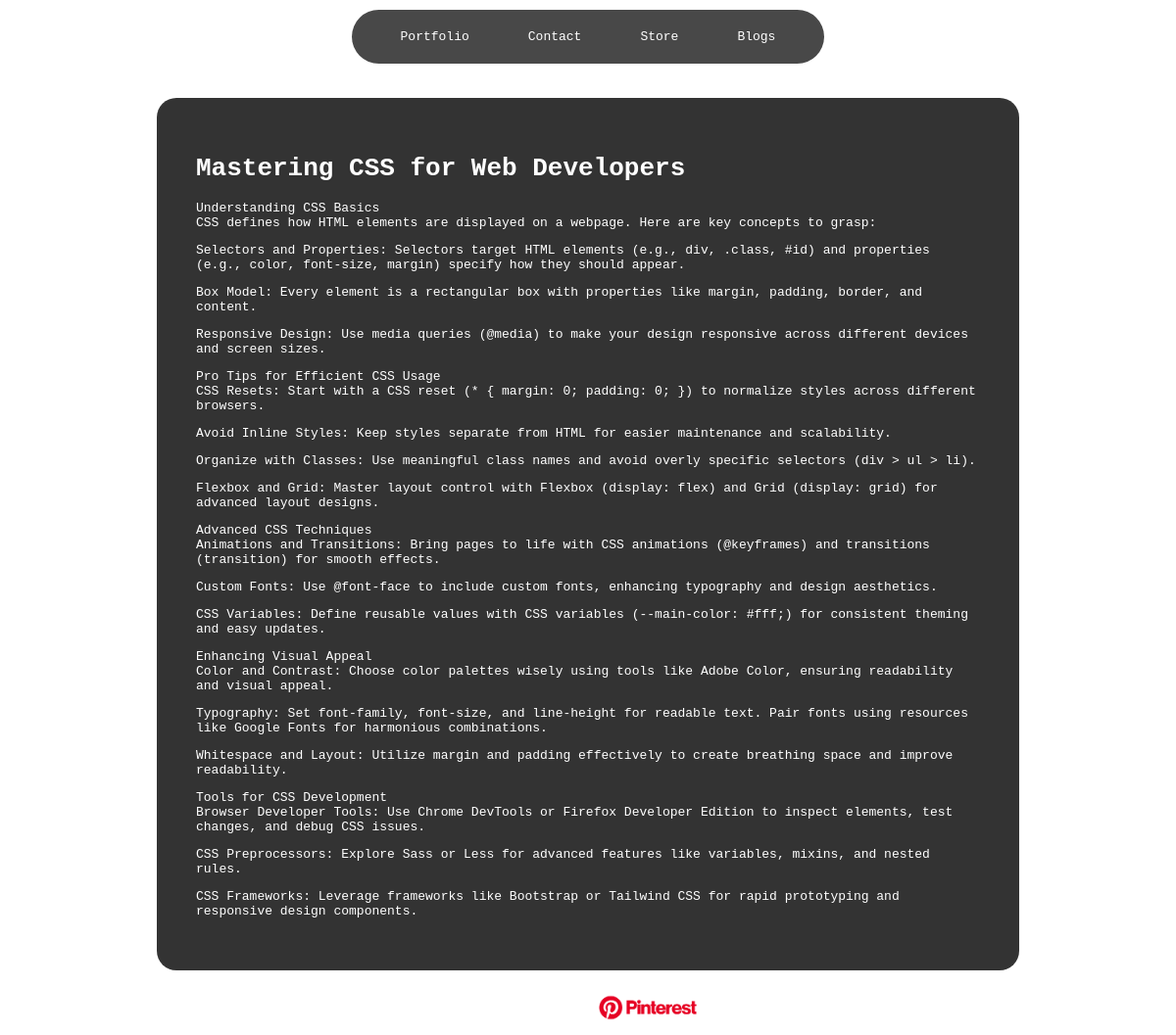
The app's page /blogs/blogs/3/ with its own data.
### blogs/models.py (models this page shows, shortened)
class Blog(models.Model):
    image = models.ImageField(upload_to='blogimages/', default='Image not Found 💀')
    title = models.CharField(max_length=40)
    overview = models.TextField()
    body = models.TextField()

### blogs/views.py (the view)
# urls.py: path('blogs/<int:blog_id>/', views.blog_details, name='blog_detail'),
def blog_details(request, blog_id):
    blog = get_object_or_404(Blog, id=blog_id)
    return render(request, 'blog_detail.html', {'blog': blog})

### blogs/templates/blog_detail.html (shortened to what this page needs)
{% load static %}
<!DOCTYPE html>
<html lang="en">
<head>
</head>
<body>
    <iframe src="{% static 'scroll-effect.html' %}" class="background-iframe"></iframe>
    <nav>
        <div class="nav-container">
            <a href="{% url 'portfolio' %}">Portfolio</a>
            <a href="{% url 'contact' %}">Contact</a>
            <a href="{% url 'store' %}">Store</a>
            <a href="{% url 'all_blogs' %}">Blogs</a>
        </div>
    </nav>
    <main>
        <div class="container">
            <div class="blog-container">
                <h1>{{ blog.title }}</h1>
                <div class="body-section my-4">
                    <p>{{ blog.body | safe | linebreaks }}</p>
                </div>
            </div>
        </div>
        <div class="image-container">
            <p style="font-family: monospace; font-size: larger; font-weight: bolder; color: #ffffff;">Image Credit</p>
            <img src="{% static 'bg images/pinterest-logo.png' %}" alt="Descriptive Alt Text">
        </div>
    </main>
</body>
</html>

### blogs/templates/blog_detail.html (style rules this page uses)
body { margin: 0; font-family: monospace; display: flex; justify-content: center; align-items: center; }
.container { display: inline-block; position: relative; border-radius: 20px; padding: 20px; margin-top: 100px; color: #fff; z-index: 1; background-color: rgba(0, 0, 0, 0.801); }
.container h1, .container p { color: #fff; }
.blog-container { display: block; flex-direction: column; align-items: center; padding: 20px; border-radius: 10px; color: white; max-width: 800px; margin: auto; position: relative; z-index: 2; }
nav { position: fixed; top: 0; width: 100%; display: flex; justify-content: center; z-index: 1000; padding: 10px 0; }
.nav-container { display: flex; background-color: rgba(27, 27, 27, 0.8); border-radius: 50px; padding: 10px 20px; }
.nav-container a { color: #ffffff; text-decoration: none; margin: 0 20px; padding: 10px; transition: background-color 0s, color 0s; outline: none; }
.background-iframe { position: fixed; top: 0; left: 0; width: 100%; height: 100%; z-index: -1; border: none; }
.image-container { align-items: center; display: flex; justify-content: center; margin-top: 10px; }
.image-container img { max-width: 100px; height: auto; }
.image-container p { margin-right: 10px; }

### records on screen
Blog: title "Mastering CSS for Web Developers", body "Understanding CSS Basics CSS defines how HTML elements are displayed on a webpage. Here are key concepts to grasp: Selectors and Properties: Selectors target HTML elements (e.g., div, .class, #id) and properties (e.g., color, font-size, margin) specify how they should appear. Box Model: Every element is a rectangular box with properties like margin, padding, border, and content. Responsive Design: Use media queries (@media) to make your design responsive across different devices and screen sizes. Pro Tips for Efficient CSS Usage CSS Resets: Start with a CSS reset (* { margin: 0; padding: 0; }) to normalize styles across different browsers. Avoid Inline Styles: Keep styles separate from HTML…"
